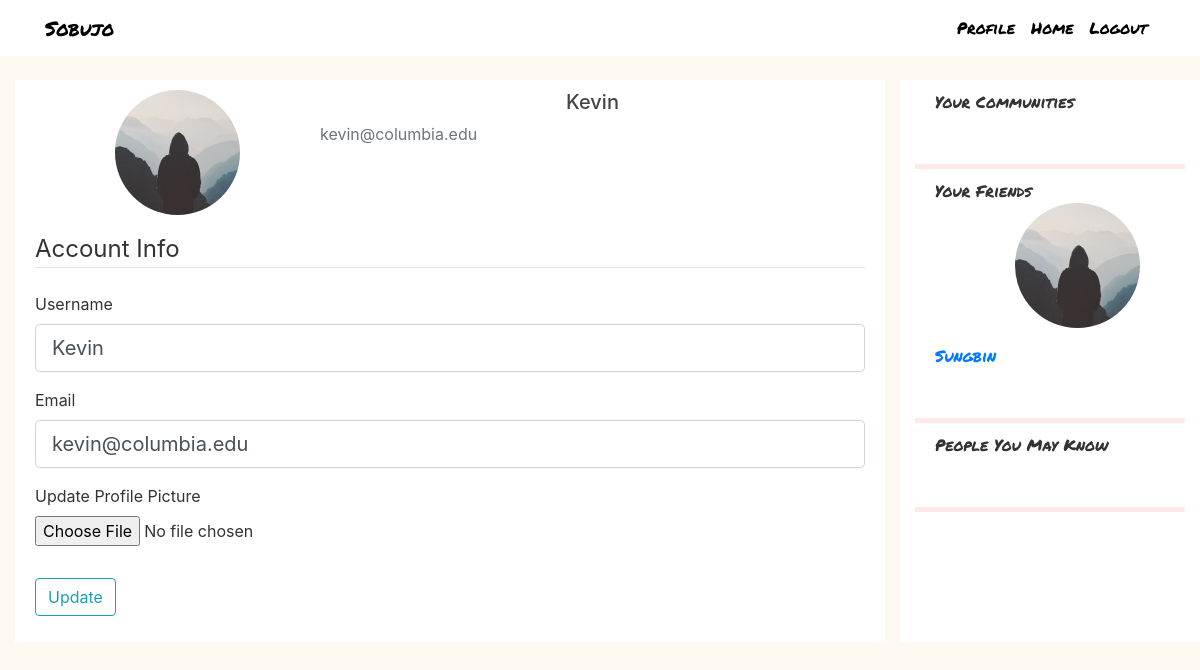
Page /account (signed in) on the earlier database version.
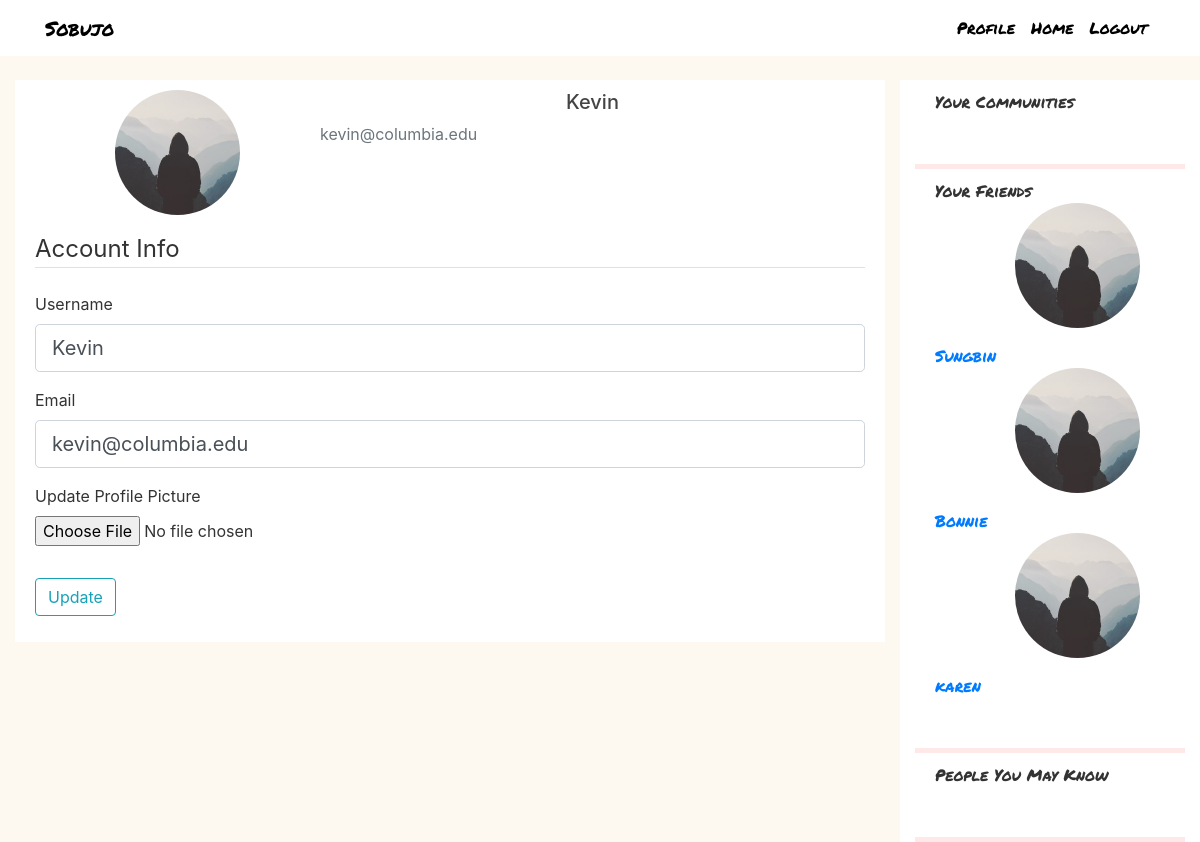
Same page on the later database version.
### flaskblog/models.py (models this page shows, shortened)
class User(db.Model, UserMixin):
    id = db.Column(db.Integer, primary_key=True)
    username = db.Column(db.String(20), unique=True, nullable=False)
    email = db.Column(db.String(120), unique=True, nullable=False)
    image_file = db.Column(db.String(20), nullable=False, default='default.jpg')
    password = db.Column(db.String(60), nullable=False)
    pages = db.relationship("Page", backref="user")
    friends = db.relationship("User", secondary=friendship,
                           primaryjoin=id==friendship.c.friend_a_id,
                           secondaryjoin=id==friendship.c.friend_b_id)
    community = db.relationship("Community", secondary=membership, backref="members")
    comments = db.relationship("Comment", backref="author") # received

### flaskblog/routes.py (the view)
@app.route("/account", methods=['GET', 'POST'])
@login_required
def account():
    form = UpdateAccountForm()
    if form.validate_on_submit():
        if form.picture.data:
            picture_file = save_picture(form.picture.data)
            current_user.image_file = picture_file
        current_user.username = form.username.data
        current_user.email = form.email.data
        db.session.commit()
        flash('Your account has been updated!', 'success')
        return redirect(url_for('account'))
    elif request.method == 'GET':
        form.username.data = current_user.username
        form.email.data = current_user.email
    image_file = url_for('static', filename='profile_pics/' + current_user.image_file)
    return render_template('account.html', title='Account',
                           image_file=image_file, form=form)

### flaskblog/forms.py (shortened to what this page needs)
class UpdateAccountForm(FlaskForm):
    username = StringField('Username',
                           validators=[DataRequired(), Length(min=2, max=20)])
    email = StringField('Email',
                        validators=[DataRequired(), Email()])
    picture = FileField('Update Profile Picture', validators=[FileAllowed(['jpg', 'png'])])
    submit = SubmitField('Update')

### flaskblog/models.py (called while the page is built)
@login_manager.user_loader
def load_user(user_id):
    return User.query.get(int(user_id))

### flaskblog/templates/account.html (shortened to what this page needs)
{% extends "layout.html" %}
{% block content %}
    <div class="content-section">
      <div class="media">
        <img class="rounded-circle account-img" src="{{ image_file }}">
        <div class="media-body">
          <h2 class="account-heading">{{ current_user.username }}</h2>
          <p class="text-secondary">{{ current_user.email }}</p>
        </div>
      </div>
        <form method="POST" action="" enctype="multipart/form-data">
            <fieldset class="form-group">
                <legend class="border-bottom mb-4">Account Info</legend>
                <div class="form-group">
                    {{ form.username.label(class="form-control-label") }}
                    {% if form.username.errors %}
                        {{ form.username(class="form-control form-control-lg is-invalid") }}
                        <div class="invalid-feedback">
                            {% for error in form.username.errors %}
                                <span>{{ error }}</span>
                            {% endfor %}
                        </div>
                    {% else %}
                        {{ form.username(class="form-control form-control-lg") }}
                    {% endif %}
                </div>
                <div class="form-group">
                    {{ form.email.label(class="form-control-label") }}
                    {% if form.email.errors %}
                        {{ form.email(class="form-control form-control-lg is-invalid") }}
                        <div class="invalid-feedback">
                            {% for error in form.email.errors %}
                                <span>{{ error }}</span>
                            {% endfor %}
                        </div>
                    {% else %}
                        {{ form.email(class="form-control form-control-lg") }}
                    {% endif %}
                </div>
                <div class="form-group">
                    {{ form.picture.label() }}
                    {{ form.picture(class="form-control-file") }}
                </div>
            </fieldset>
            <div class="form-group">
                {{ form.submit(class="btn btn-outline-info") }}
            </div>
        </form>
    </div>
{% endblock content %}

### flaskblog/templates/layout.html (shortened to what this page needs)
<!DOCTYPE html>
<html>
<head>
    <link rel="stylesheet" href="https://maxcdn.bootstrapcdn.com/bootstrap/4.0.0/css/bootstrap.min.css">
    <link rel="stylesheet" type="text/css" href="{{ url_for('static', filename='main.css') }}">
</head>
<body>
    <header class="site-header">
      <nav class="navbar navbar-expand-md navbar-dark bg-steel fixed-top">
        <div class="container">
          <a class="title-style mr-4" href="/">Sobujo</a>
          <div class="collapse navbar-collapse" id="navbarToggle">
            <div class="navbar-nav">
              {% if current_user.is_authenticated %}
                <a class="nav-item nav-link" href="{{ url_for('journal') }}">Profile</a>
                <a class="nav-item nav-link" href="{{ url_for('home') }}">Home</a>
                <a class="nav-item nav-link" href="{{ url_for('logout') }}">Logout</a>
              {% else %}
                <a class="nav-item nav-link" href="{{ url_for('login') }}">Login</a>
                <a class="nav-item nav-link" href="{{ url_for('register') }}">Register</a>
              {% endif %}
            </div>
          </div>
        </div>
      </nav>
    </header>
    <main role="main" class="container-fluid">
      <div class="row">
        <div class="col-md-9">
          {% block content %}{% endblock %}
        </div>
        {% if current_user.is_authenticated %}
          <div class="col-md-3 bg-steel">
            <div class="sidebar-section">
              Your Communities
            </div>
            <div class="pink-divider"></div>
            <div class="sidebar-section">
              Your Friends
              {% for friend in current_user.friends %}
                <img class="rounded-circle account-img" src="/static/profile_pics/{{ current_user.image_file }}">
                <a href="{{ url_for('spectate', user_id=friend.id) }}"> {{ friend.username }} </a>
                {% endfor %}
            </div>
            <div class="pink-divider"></div>
            <div class="sidebar-section">
              People You May Know
            </div>
            <div class="pink-divider"></div>
          </div>
        {% endif %}
      </div>
    </main>
</body>
</html>

Differences in the rows shown:
now on this page (row unchanged): User: image_file (placeholder picture), username "Bonnie"
added User: image_file (placeholder picture), username "karen"
